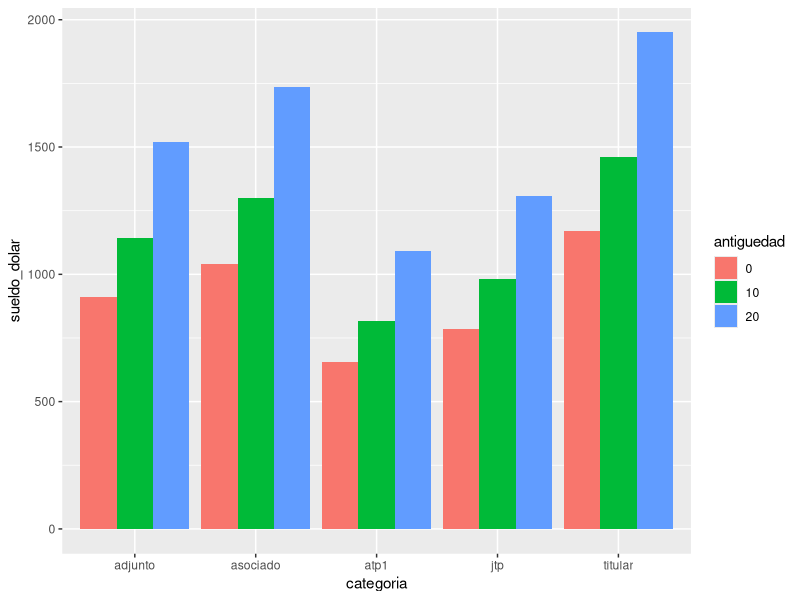
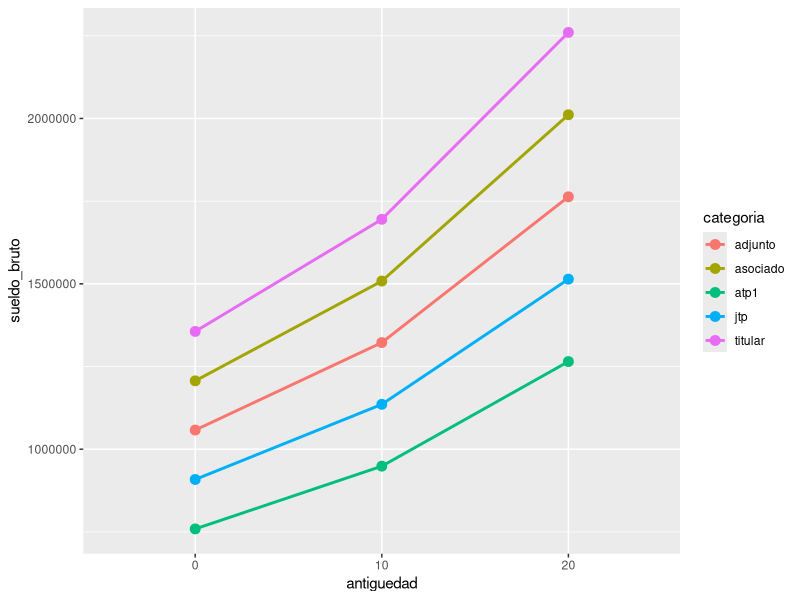

These figures' R source, in order:
# LatinR 2024
#
# Tutorial: Llevá tus gráficos con ggplot2 al siguiente nivel
# Docentes: Noelia Stetie & Macarena Quiroga



# Paquetes y funciones #########################################################
library(tidyverse)



# Base de datos ################################################################

df <- read_csv("salarios_uba_sep_24.csv")

df <- df %>% 
  mutate(across(where(is.character), as.factor))
df <- df %>% 
  mutate(antiguedad = as.factor(antiguedad))


# categoria:
# dedicacion:
# antiguedad:
# sueldo_bruto
# cot_dolar:
# sueldo_dolar:



# Gráfico base en ggplot 2 #####################################################

# gráfico de barras
ggplot(df) + 
  aes(x = categoria, y = sueldo_dolar, fill = antiguedad) + 
  geom_bar(stat = "identity", position = "dodge")


# gráfico de perfiles
ggplot(df) + 
  aes(x = antiguedad, y = sueldo_bruto, group = categoria, color = categoria) +
  geom_line(linewidth = 1) +
  geom_point(size = 3)


# Parte 1: Texto #######################################################



# Parte 2: Colores

# Parte 3: Paletas

# Parte 4: Guardado
